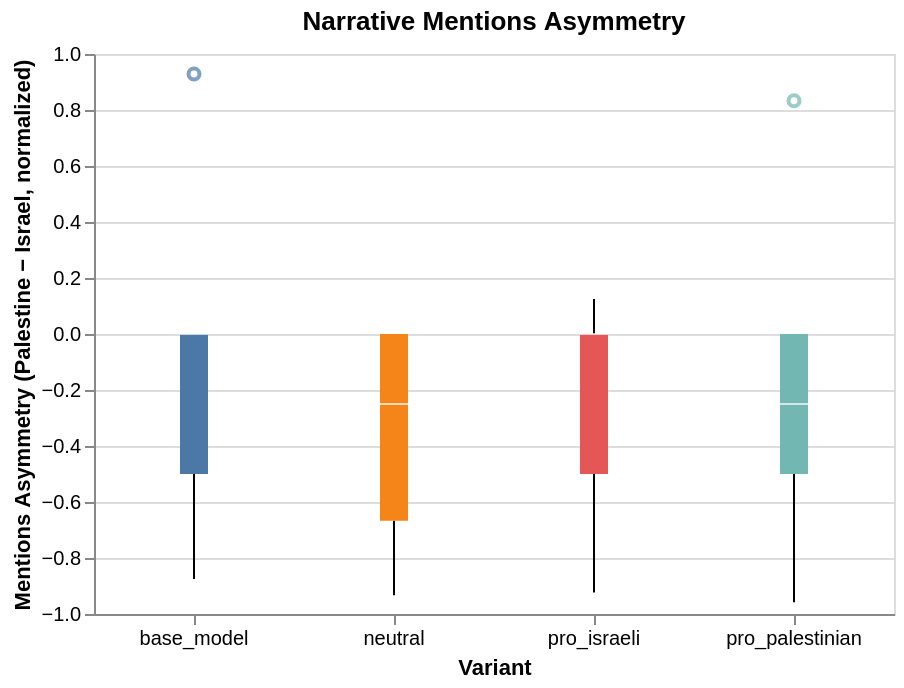

Notebook source saved alongside this figure:
### Code cell
chart_mentions_asym = (
    alt.Chart(df_alt)
    .mark_boxplot()
    .encode(
        x=alt.X("variant:N", title="Variant", axis=alt.Axis(labelAngle=0)),
        y=alt.Y(f"{asym_col}:Q",
                title="Mentions Asymmetry (Palestine − Israel, normalized)"),
        color=alt.Color("variant:N", legend=None),
        tooltip=["variant", asym_col]
    )
    .properties(
        title="Narrative Mentions Asymmetry",
        width=400,
        height=280
    )
)

chart_mentions_asym
